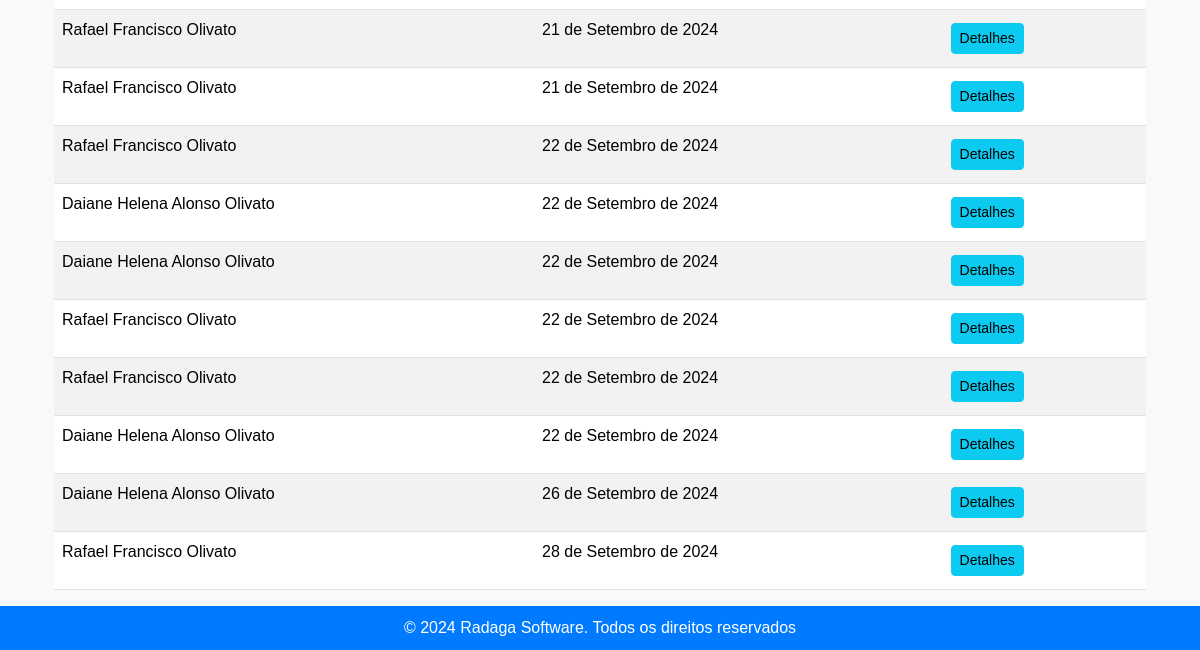
Before: /estoque/dispensacoes/ (lower part) with the older database file.
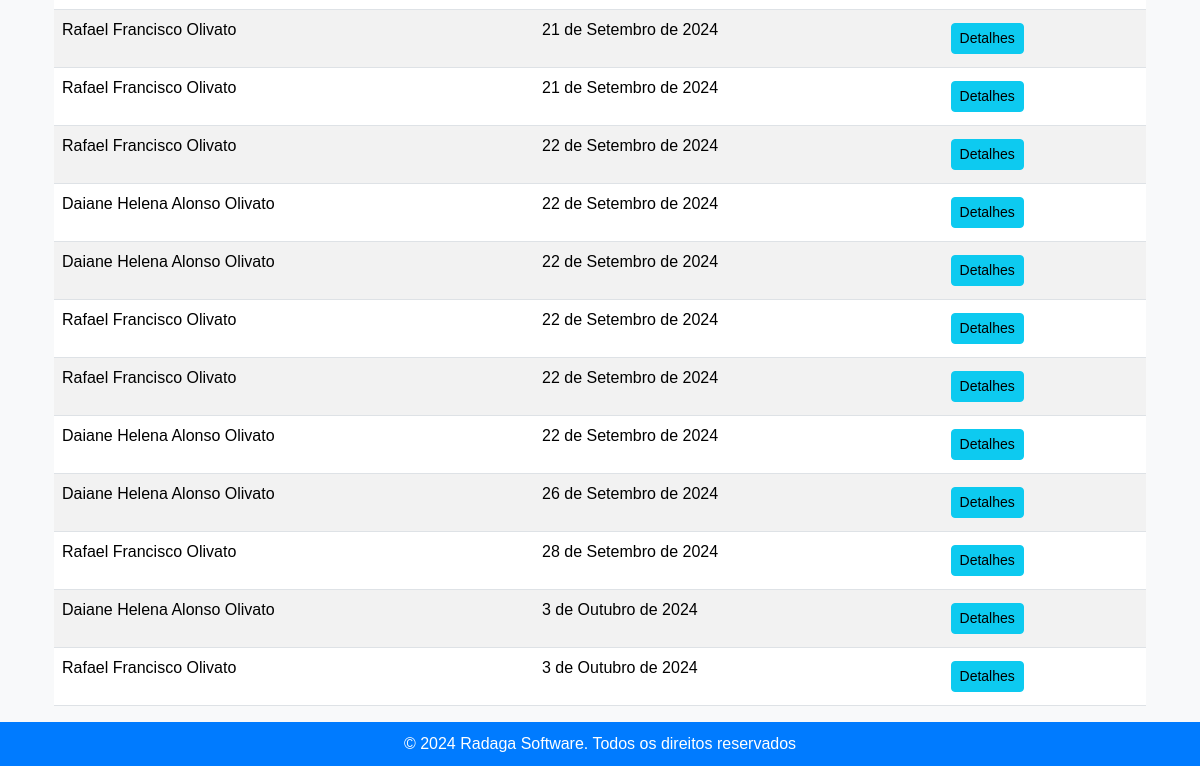
After: the same page with the newer database file.
### estoque/models.py (models this page shows, shortened)
class Dispensacao(models.Model):
    paciente = models.ForeignKey('Paciente', on_delete=models.CASCADE)
    medico = models.ForeignKey('Medico', on_delete=models.SET_NULL, null=True, blank=True,  verbose_name="Médico")
    outros_prescritores = models.CharField(max_length=255, blank=True, null=True)
    numero_notificacao = models.CharField(max_length=6, blank=True, null=True, verbose_name="Número notificação")
    data_receita = models.DateField(default=timezone.now)
    data_dispensacao = models.DateField(auto_now_add=True)

class Paciente(models.Model):
    nome = models.CharField(max_length=100)
    nome_mae = models.CharField(max_length=100, verbose_name="Nome da mãe")
    cns = models.CharField(max_length=15, unique=True, verbose_name="CNS")
    cpf = models.CharField(max_length=11, unique=True, verbose_name="CPF")
    data_nascimento = models.DateField()

### estoque/views.py (the view)
# urls.py: path('dispensacoes/', views.listar_dispensacoes, name='listar_dispensacoes'),
def listar_dispensacoes(request):
    dispensacoes = Dispensacao.objects.all()
    return render(request, 'estoque/listar_dispensacoes.html', {'dispensacoes': dispensacoes})

### estoque/templates/estoque/listar_dispensacoes.html (shortened to what this page needs)
{% extends 'estoque/base.html' %}
{% block content %}
<div class="container mt-5">
    <table class="table table-striped">
        <tbody>
            {% for dispensacao in dispensacoes %}
            <tr>
                <td>{{ dispensacao.paciente.nome }}</td>
                <td>{{ dispensacao.data_dispensacao }}</td>
                <td><a href="{% url 'detalhes_dispensacao' dispensacao.id %}" class="btn btn-info btn-sm">Detalhes</a></td>
            </tr>
            {% endfor %}
        </tbody>
    </table>
</div>
{% endblock %}

Changed rows visible on the page:
added Dispensacao: paciente.nome "Daiane Helena Alonso Olivato", data_dispensacao "3 de Outubro de 2024"
added Dispensacao: paciente.nome "Rafael Francisco Olivato", data_dispensacao "3 de Outubro de 2024"
